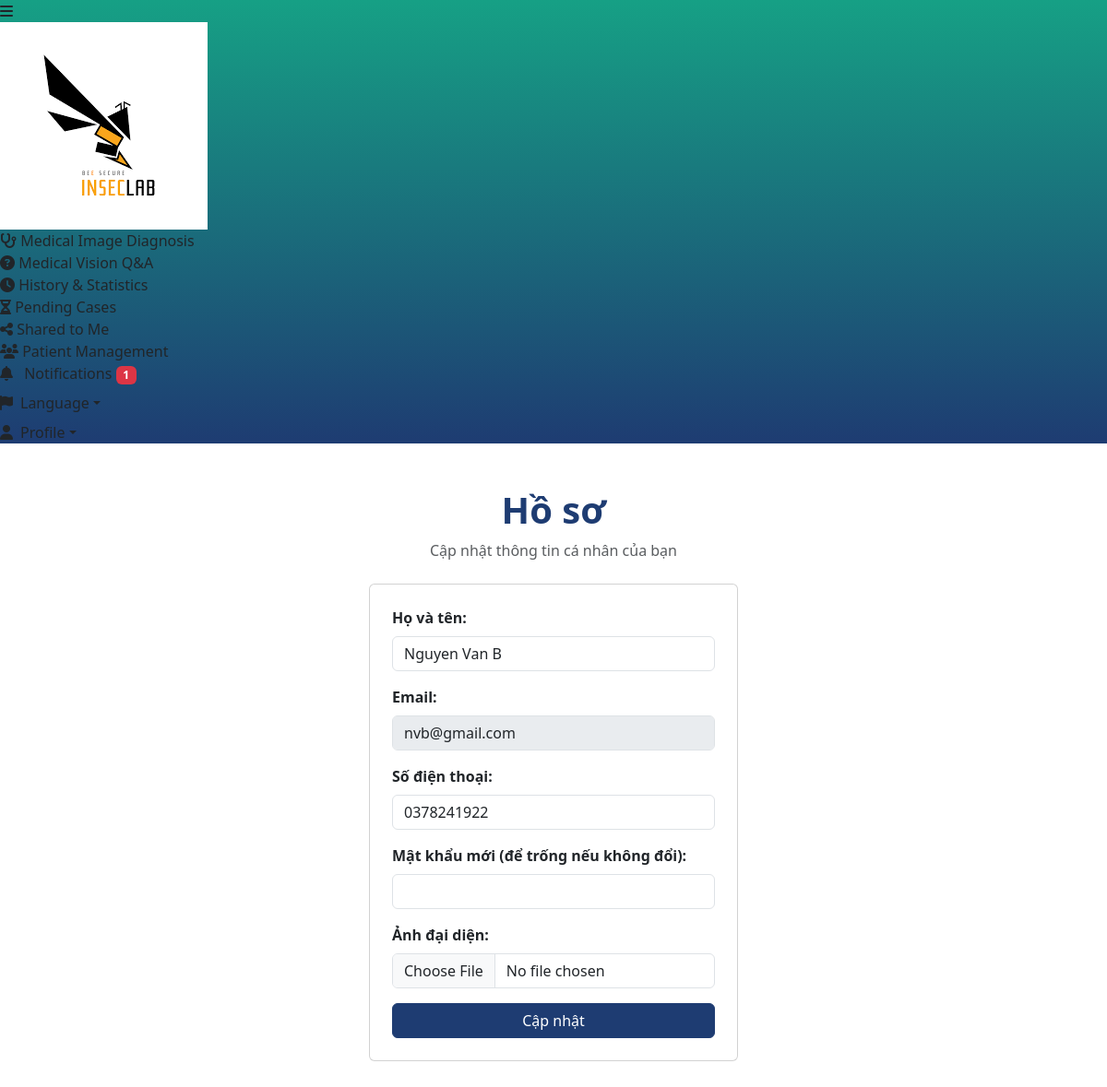
Screenshot of /profile (signed in) with the database file from the repository.
### tables this page shows
CREATE TABLE users
                 (id INTEGER PRIMARY KEY AUTOINCREMENT,
                  full_name TEXT NOT NULL,
                  email TEXT UNIQUE NOT NULL,
                  phone TEXT,
                  profile_pic TEXT,
                  role TEXT,
                  password_hash TEXT NOT NULL);

### app.py (the view, shortened to what this page needs)
@app.route('/profile', methods=['GET','POST'])
def profile():
    if ('user_id' not in session) or ('user_role' not in session):
        flash("Vui lòng đăng nhập", "danger")
        return redirect(url_for('index'))
    show_patient_management = False
    isDoctor = False
    if (session['user_role'] == 'doctor'):
        show_patient_management = True
        isDoctor = True
    conn = get_db_conn()
    c = conn.cursor()
    c.execute("SELECT full_name,email,phone,profile_pic FROM users WHERE id=?", (session['user_id'],))
    user = c.fetchone()
    conn.close()
    return render_template('profile.html', notifications=g.notifications, isDoctor=isDoctor, user=user, show_patient_management=show_patient_management)

### app.py (called while the page is built)
def get_db_conn():
    conn = sqlite3.connect(DB_FILE)
    conn.row_factory = sqlite3.Row
    return conn

### templates/profile.html (shortened to what this page needs)
<!DOCTYPE html>
<html lang="en">
<head>
  <link href="https://cdn.jsdelivr.net/npm/bootstrap@5.3.2/dist/css/bootstrap.min.css" rel="stylesheet">
  <link rel="stylesheet" href="https://cdnjs.cloudflare.com/ajax/libs/font-awesome/6.4.2/css/all.min.css">
  <link rel="stylesheet" href="{{ url_for('static', path='sidebar.css') }}">
</head>
<body class="sidebar-collapsed">
  {% include 'sidebar.html' %}
  <div class="content">
    <div class="container py-5">
      <div class="text-center mb-4">
        <h1 class="fw-bold text-primary">Hồ sơ</h1>
        <p class="text-muted">Cập nhật thông tin cá nhân của bạn</p>
      </div>
      <div class="card p-4 mx-auto" style="max-width:400px;">
        <form method="POST" action="{{ url_for('profile_get') }}" enctype="multipart/form-data">
          <div class="mb-3">
            <label class="form-label fw-bold">Họ và tên:</label>
            <input type="text" class="form-control" name="full_name" value="{{ user.full_name | default('') }}" required>
          </div>
          <div class="mb-3">
            <label class="form-label fw-bold">Email:</label>
            <input type="email" class="form-control" name="email" value="{{ user.email | default('') }}" disabled>
          </div>
          <div class="mb-3">
            <label class="form-label fw-bold">Số điện thoại:</label>
            <input type="text" class="form-control" name="phone" value="{{ user.phone | default('') }}">
          </div>
          <div class="mb-3">
            <label class="form-label fw-bold">Mật khẩu mới (để trống nếu không đổi):</label>
            <input type="password" class="form-control" name="password">
          </div>
          <div class="mb-3">
            <label class="form-label fw-bold">Ảnh đại diện:</label>
            <input type="file" class="form-control" name="profile_pic" accept="image/*">
          </div>
          <button type="submit" class="btn btn-primary w-100">Cập nhật</button>
        </form>
      </div>
    </div>
  </div>
</body>
</html>

### templates/sidebar.html (style rules this page uses)
.text-primary { color: #1e3c72 !important; }
.btn-primary { border-color: #1e3c72 !important; background: #1e3c72 !important; }

### rows the page displays
users: full_name "Nguyen Van B", email "nvb@gmail.com", phone "0378241922"

### other values shown
{{ notifications|length }} "1"
